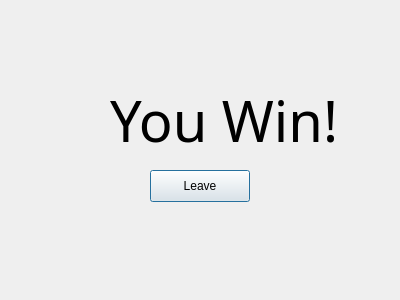
<?xml version="1.0" encoding="UTF-8"?>
<ui version="4.0">
 <class>winWin</class>
 <widget class="QDialog" name="winWin">
  <property name="geometry">
   <rect>
    <x>0</x>
    <y>0</y>
    <width>400</width>
    <height>300</height>
   </rect>
  </property>
  <property name="windowTitle">
   <string>Dialog</string>
  </property>
  <widget class="QLabel" name="labelTitle">
   <property name="geometry">
    <rect>
     <x>110</x>
     <y>90</y>
     <width>231</width>
     <height>61</height>
    </rect>
   </property>
   <property name="font">
    <font>
     <family>Academy Engraved LET</family>
     <pointsize>42</pointsize>
    </font>
   </property>
   <property name="text">
    <string>You Win!</string>
   </property>
  </widget>
  <widget class="QPushButton" name="leaveBtm">
   <property name="geometry">
    <rect>
     <x>150</x>
     <y>170</y>
     <width>100</width>
     <height>32</height>
    </rect>
   </property>
   <property name="text">
    <string>Leave</string>
   </property>
  </widget>
 </widget>
 <resources/>
 <connections/>
</ui>
